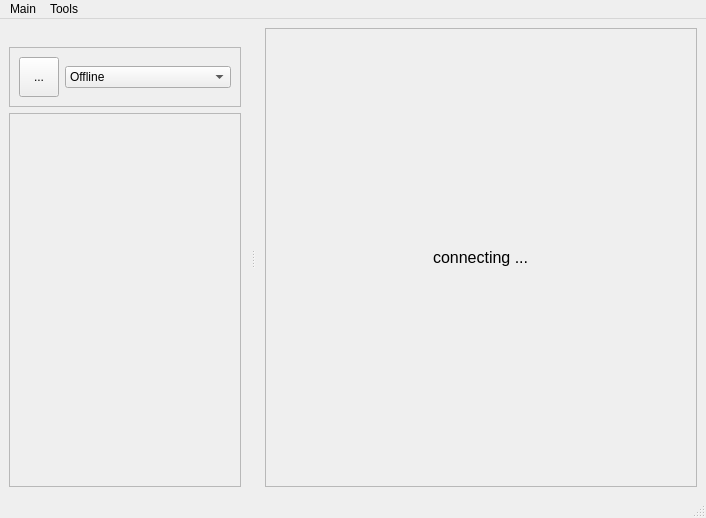
<?xml version="1.0" encoding="UTF-8"?>
<ui version="4.0">
 <class>BuddycloudViewClass</class>
 <widget class="QMainWindow" name="BuddycloudViewClass">
  <property name="geometry">
   <rect>
    <x>0</x>
    <y>0</y>
    <width>706</width>
    <height>518</height>
   </rect>
  </property>
  <property name="sizePolicy">
   <sizepolicy hsizetype="Ignored" vsizetype="Preferred">
    <horstretch>0</horstretch>
    <verstretch>0</verstretch>
   </sizepolicy>
  </property>
  <property name="windowTitle">
   <string>MainWindow</string>
  </property>
  <widget class="QWidget" name="centralwidget">
   <layout class="QHBoxLayout" name="horizontalLayout">
    <item>
     <widget class="QFrame" name="contentFrame">
      <property name="sizePolicy">
       <sizepolicy hsizetype="MinimumExpanding" vsizetype="Preferred">
        <horstretch>0</horstretch>
        <verstretch>0</verstretch>
       </sizepolicy>
      </property>
      <property name="minimumSize">
       <size>
        <width>400</width>
        <height>0</height>
       </size>
      </property>
      <property name="frameShape">
       <enum>QFrame::StyledPanel</enum>
      </property>
      <property name="frameShadow">
       <enum>QFrame::Raised</enum>
      </property>
      <layout class="QGridLayout" name="gridLayout">
       <item row="0" column="0">
        <widget class="QLabel" name="connectingMessage">
         <property name="enabled">
          <bool>true</bool>
         </property>
         <property name="sizePolicy">
          <sizepolicy hsizetype="Fixed" vsizetype="Fixed">
           <horstretch>0</horstretch>
           <verstretch>0</verstretch>
          </sizepolicy>
         </property>
         <property name="font">
          <font>
           <pointsize>12</pointsize>
          </font>
         </property>
         <property name="text">
          <string>connecting ...</string>
         </property>
        </widget>
       </item>
      </layout>
     </widget>
    </item>
   </layout>
  </widget>
  <widget class="QMenuBar" name="menubar">
   <property name="geometry">
    <rect>
     <x>0</x>
     <y>0</y>
     <width>706</width>
     <height>21</height>
    </rect>
   </property>
   <widget class="QMenu" name="menuMain">
    <property name="title">
     <string>Main</string>
    </property>
   </widget>
   <widget class="QMenu" name="menuTools">
    <property name="title">
     <string>Tools</string>
    </property>
    <addaction name="actionXMPP_Commands"/>
   </widget>
   <addaction name="menuMain"/>
   <addaction name="menuTools"/>
  </widget>
  <widget class="QStatusBar" name="statusBar"/>
  <widget class="QDockWidget" name="dockWidget_3">
   <property name="minimumSize">
    <size>
     <width>250</width>
     <height>106</height>
    </size>
   </property>
   <property name="features">
    <set>QDockWidget::DockWidgetMovable</set>
   </property>
   <attribute name="dockWidgetArea">
    <number>1</number>
   </attribute>
   <widget class="QWidget" name="dockWidgetContents_3">
    <layout class="QVBoxLayout" name="verticalLayout">
     <item>
      <widget class="QFrame" name="frame_2">
       <property name="sizePolicy">
        <sizepolicy hsizetype="Preferred" vsizetype="Fixed">
         <horstretch>0</horstretch>
         <verstretch>0</verstretch>
        </sizepolicy>
       </property>
       <property name="minimumSize">
        <size>
         <width>0</width>
         <height>50</height>
        </size>
       </property>
       <property name="frameShape">
        <enum>QFrame::StyledPanel</enum>
       </property>
       <property name="frameShadow">
        <enum>QFrame::Raised</enum>
       </property>
       <layout class="QHBoxLayout" name="horizontalLayout_2">
        <item>
         <widget class="QToolButton" name="avatar">
          <property name="sizePolicy">
           <sizepolicy hsizetype="Fixed" vsizetype="Fixed">
            <horstretch>0</horstretch>
            <verstretch>0</verstretch>
           </sizepolicy>
          </property>
          <property name="minimumSize">
           <size>
            <width>40</width>
            <height>40</height>
           </size>
          </property>
          <property name="text">
           <string>...</string>
          </property>
         </widget>
        </item>
        <item>
         <widget class="QComboBox" name="onlineState">
          <item>
           <property name="text">
            <string>Offline</string>
           </property>
          </item>
          <item>
           <property name="text">
            <string>Online</string>
           </property>
          </item>
         </widget>
        </item>
       </layout>
      </widget>
     </item>
     <item>
      <widget class="QFrame" name="contactPanel">
       <property name="frameShape">
        <enum>QFrame::StyledPanel</enum>
       </property>
       <property name="frameShadow">
        <enum>QFrame::Raised</enum>
       </property>
       <layout class="QGridLayout" name="gridLayout_2">
        <item row="0" column="0">
         <layout class="QVBoxLayout" name="contactPanelLayout"/>
        </item>
       </layout>
      </widget>
     </item>
    </layout>
   </widget>
  </widget>
  <action name="actionXMPP_Commands">
   <property name="text">
    <string>XMPP Commands</string>
   </property>
  </action>
 </widget>
 <resources/>
 <connections/>
</ui>
